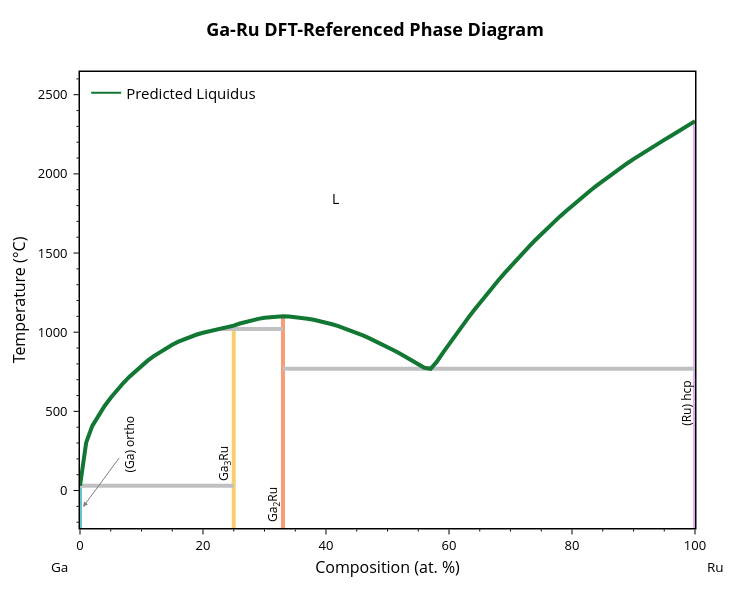
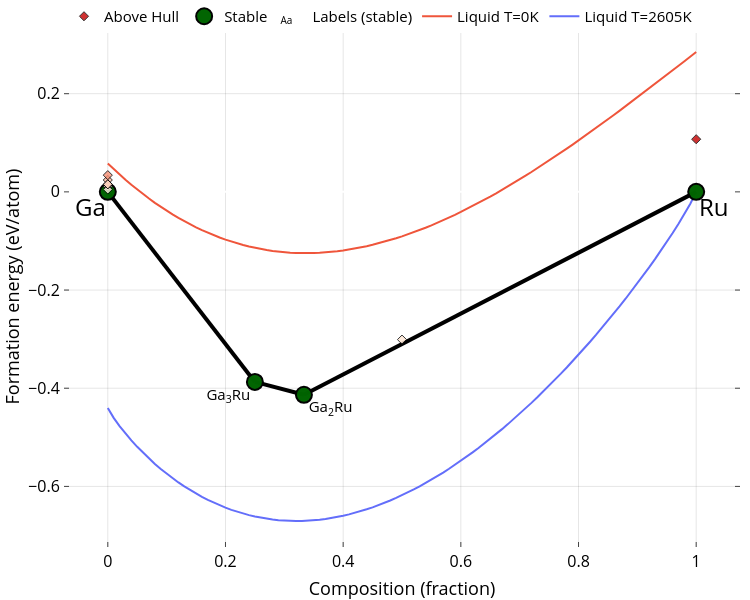

The cell these charts' notebook holds for them, in order:
### Markdown cell above
## 1 - Plot predicted liquidus curve

Use latest ML model ensemble to predict non-ideal mixing parameters for the Ga-Ru system and plot the resulting phase diagram.

### Code cell
from gliquid.binary import BinaryLiquid, BLPlotter

system = "Ga-Ru"
bl = BinaryLiquid.from_cache(system, param_format='comb-exp')

pred_params = runner.predict_system(system) + [0]
bl.update_params(pred_params)
predicted_liquidus_line = [[p[0], p[1]] for p in bl.phases[-1]['points']]  # Keep a copy for later overlay

blp = BLPlotter(bl)
blp.show('pred')   # Predicted phase diagram
blp.show('ch+g')   # DFT convex hull with liquid free-energy overlay

### Figure 1 — Plotly figure (JSON) as saved in the notebook; plotly's stock layout.template omitted (floating-point values rounded to 4 significant figures)
{"data": [{"hovertemplate": "label=alpha-Ga (orthorhombic)<br>x=%{x}<br>t=%{y}<extra></extra>", "legendgroup": "alpha-Ga (orthorhombic)", "line": {"color": "rgb(102, 197, 204)", "dash": "solid", "width": 4}, "marker": {"symbol": "circle"}, "mode": "lines", "name": "alpha-Ga (orthorhombic)", "orientation": "v", "showlegend": false, "type": "scatter", "x": [0, 0], "xaxis": "x", "y": [29.75, -273.1], "yaxis": "y"}, {"hovertemplate": "label=Ga3Ru<br>x=%{x}<br>t=%{y}<extra></extra>", "legendgroup": "Ga3Ru", "line": {"color": "rgb(246, 207, 113)", "dash": "solid", "width": 4}, "marker": {"symbol": "circle"}, "mode": "lines", "name": "Ga3Ru", "orientation": "v", "showlegend": false, "type": "scatter", "x": [25, 25, 25, 25, 25, 25, 25, 25, 25, 25, 25, 25, 25, 25, 25, 25, 25, 25, 25, 25, 25, 25, 25, 25, 25, 25], "xaxis": "x", "y": [29.75, 534.3, 476.3, 302.3, 408.1, 1020.0, 1018.0, 586.3, 849.1, 875.5, 677.3, 633.7, 820.3, 788.8, 1012.0, 921.0, 899.4, 940.3, 717.5, 754.6, 985.4, 972.5, 957.5, 1005.0, 996.3, -273.1], "yaxis": "y"}, {"hovertemplate": "label=Ga2Ru<br>x=%{x}<br>t=%{y}<extra></extra>", "legendgroup": "Ga2Ru", "line": {"color": "rgb(248, 156, 116)", "dash": "solid", "width": 4}, "marker": {"symbol": "circle"}, "mode": "lines", "name": "Ga2Ru", "orientation": "v", "showlegend": false, "type": "scatter", "x": [33, 33, 33, 33, 33, 33, 33, 33, 33, 33, 33, 33, 33, 33, 33, 33, 33, 33, 33, 33, 33, 33, 33, 33, 33, 33, 33, 33, 33, 33, 33, 33, 33, 33, 33, 33, 33], "xaxis": "x", "y": [995.8, 1011.0, 1025.0, 1096.0, 1061.0, 979.8, 962.7, 926.1, 944.8, 843.5, 865.2, 906.5, 886.2, 821.1, 798.3, 768.8, 774.9, 1050.0, 1038.0, 1086.0, 1091.0, 1079.0, 1070.0, 1055.0, 1098.0, 1095.0, 1020.0, 1076.0, 1066.0, 1100.0, 1084.0, 1091.0, 1099.0, 1100.0, 1042.0, 1026.0, -273.1], "yaxis": "y"}, {"hovertemplate": "label=hcp-Ru<br>x=%{x}<br>t=%{y}<extra></extra>", "legendgroup": "hcp-Ru", "line": {"color": "rgb(220, 176, 242)", "dash": "solid", "width": 4}, "marker": {"symbol": "circle"}, "mode": "lines", "name": "hcp-Ru", "orientation": "v", "showlegend": false, "type": "scatter", "x": [100, 100, 100, 100, 100, 100, 100, 100, 100, 100, 100, 100, 100, 100, 100, 100, 100, 100, 100, 100, 100, 100, 100, 100, 100, 100, 100, 100, 100, 100, 100, 100, 100, 100, 100, 100, 100, 100, 100, 100, 100, 100, 100, 100, 100], "xaxis": "x", "y": [2333.0, 2304.0, 2260.0, 2282.0, 2237.0, 1864.0, 1832.0, 2067.0, 979.2, 1581.0, 1458.0, 1326.0, 2093.0, 2119.0, 2168.0, 2144.0, 2191.0, 2215.0, 1694.0, 1799.0, 2013.0, 2040.0, 1895.0, 1926.0, 1985.0, 1956.0, 869.2, 924.8, 812.3, 768.8, 1500.0, 1541.0, 1371.0, 1415.0, 1032.0, 1084.0, 1185.0, 1135.0, 1233.0, 1280.0, 1619.0, 1657.0, 1730.0, 1765.0, -273.1], "yaxis": "y"}, {"hovertemplate": "x=%{x}<br>y=%{y}<extra></extra>", "legendgroup": "", "line": {"color": "Silver", "dash": "solid", "width": 4}, "marker": {"symbol": "circle"}, "mode": "lines", "name": "", "orientation": "v", "showlegend": false, "type": "scatter", "x": [33, 100], "xaxis": "x", "y": [768.8, 768.8], "yaxis": "y"}, {"hovertemplate": "x=%{x}<br>y=%{y}<extra></extra>", "legendgroup": "", "line": {"color": "Silver", "dash": "solid", "width": 4}, "marker": {"symbol": "circle"}, "mode": "lines", "name": "", "orientation": "v", "showlegend": false, "type": "scatter", "x": [23, 33], "xaxis": "x", "y": [1020.0, 1020.0], "yaxis": "y"}, {"hovertemplate": "x=%{x}<br>y=%{y}<extra></extra>", "legendgroup": "", "line": {"color": "Silver", "dash": "solid", "width": 4}, "marker": {"symbol": "circle"}, "mode": "lines", "name": "", "orientation": "v", "showlegend": false, "type": "scatter", "x": [0, 25], "xaxis": "x", "y": [29.75, 29.75], "yaxis": "y"}, {"hovertemplate": "label=L<br>x=%{x}<br>t=%{y}<extra></extra>", "legendgroup": "L", "line": {"color": "#117733", "dash": "solid", "width": 4}, "marker": {"symbol": "circle"}, "mode": "lines", "name": "L", "orientation": "v", "showlegend": false, "type": "scatter", "x": [0, 1, 2, 3, 4, 5, 6, 7.0, 8, 9, 10, 11, 12, 13, 14.0, 15, 16, 17, 18, 19, 20, 21, 22, 23, 24, 25, 26, 27, 28.0, 29.0, 30, 31, 32, 33, 34, 35, 36, 37, 38, 39, 40, 41, 42, 43, 44, 45, 46, 47, 48, 49, 50, 51, 52, 53, 54, 55.0, 56.0, 57.0, 58.0, 59, 60, 61, 62, 63, 64, 65, 66, 67, 68, 69, 70, 71, 72, 73, 74, 75, 76, 77, 78, 79, 80, 81, 82, 83, 84, 85, 86, 87, 88, 89, 90, 91, 92, 93, 94, 95, 96, 97, 98, 99, 100], "xaxis": "x", "y": [29.75, 302.3, 408.1, 476.3, 534.3, 586.3, 633.7, 677.3, 717.5, 754.6, 788.8, 820.3, 849.1, 875.5, 899.4, 921.0, 940.3, 957.5, 972.5, 985.4, 996.3, 1005.0, 1012.0, 1018.0, 1026.0, 1042.0, 1055.0, 1066.0, 1076.0, 1084.0, 1091.0, 1095.0, 1098.0, 1100.0, 1099.0, 1096.0, 1091.0, 1086.0, 1079.0, 1070.0, 1061.0, 1050.0, 1038.0, 1025.0, 1011.0, 995.8, 979.8, 962.7, 944.8, 926.1, 906.5, 886.2, 865.2, 843.5, 821.1, 798.3, 774.9, 768.8, 812.3, 869.2, 924.8, 979.2, 1032.0, 1084.0, 1135.0, 1185.0, 1233.0, 1280.0, 1326.0, 1371.0, 1415.0, 1458.0, 1500.0, 1541.0, 1581.0, 1619.0, 1657.0, 1694.0, 1730.0, 1765.0, 1799.0, 1832.0, 1864.0, 1895.0, 1926.0, 1956.0, 1985.0, 2013.0, 2040.0, 2067.0, 2093.0, 2119.0, 2144.0, 2168.0, 2191.0, 2215.0, 2237.0, 2260.0, 2282.0, 2304.0, 2333.0], "yaxis": "y"}, {"marker": {"color": "#117733"}, "mode": "lines", "name": "Predicted Liquidus", "showlegend": true, "type": "scatter", "x": [null], "y": [null]}], "layout": {"annotations": [{"arrowcolor": "gray", "arrowhead": 2, "arrowwidth": 1, "ax": 46.12, "ay": -62.56, "font": {"color": "black", "size": 12}, "showarrow": true, "text": "(Ga) ortho", "textangle": -90, "x": 0.5, "xanchor": "center", "y": -103.4, "yanchor": "middle"}, {"font": {"color": "black", "size": 12}, "showarrow": false, "text": "(Ru) hcp", "textangle": -90, "x": 98.5, "xanchor": "center", "y": 552.3, "yanchor": "middle"}, {"font": {"color": "black", "size": 12}, "showarrow": false, "text": "Ga<sub>3</sub>Ru", "textangle": -90, "x": 23.5, "xanchor": "center", "y": 171.2, "yanchor": "middle"}, {"font": {"color": "black", "size": 12}, "showarrow": false, "text": "Ga<sub>2</sub>Ru", "textangle": -90, "x": 31.5, "xanchor": "center", "y": -86.55, "yanchor": "middle"}, {"font": {"color": "black", "size": 14}, "showarrow": false, "text": "L", "x": 41.5, "y": 1844.0}, {"font": {"color": "black", "size": 13.5}, "showarrow": false, "text": "Ga", "x": -0.05, "xanchor": "left", "xref": "paper", "y": -0.086, "yanchor": "middle", "yref": "paper"}, {"font": {"color": "black", "size": 13.5}, "showarrow": false, "text": "Ru", "x": 1.05, "xanchor": "right", "xref": "paper", "y": -0.086, "yanchor": "middle", "yref": "paper"}], "font": {"color": "black", "size": 13}, "height": 600, "legend": {"font": {"size": 15}, "x": 0.01, "xanchor": "left", "y": 0.99, "yanchor": "top"}, "margin": {"b": 72, "r": 55, "t": 72}, "plot_bgcolor": "white", "showlegend": true, "title": {"font": {"color": "black", "size": 18}, "text": "<b>Ga-Ru DFT-Referenced Phase Diagram</b>", "x": 0.5, "xanchor": "center", "yanchor": "bottom"}, "width": 750, "xaxis": {"linecolor": "black", "linewidth": 1.5, "minor": {"nticks": 5, "tickcolor": "black", "ticklen": 2, "ticks": "outside", "tickwidth": 1}, "mirror": true, "range": [0, 100], "showline": true, "tickcolor": "black", "tickformat": ".0f", "ticklen": 5, "ticks": "outside", "tickwidth": 1, "title": {"font": {"size": 16}, "standoff": 8, "text": "Composition (at. %)"}}, "yaxis": {"linecolor": "black", "linewidth": 1.5, "minor": {"nticks": 5, "tickcolor": "black", "ticklen": 2, "ticks": "outside", "tickwidth": 1}, "mirror": true, "range": [-236.6, 2643.0], "showline": true, "tickcolor": "black", "ticklen": 5, "ticks": "outside", "ticksuffix": " ", "tickwidth": 1, "title": {"font": {"size": 16}, "standoff": 8, "text": "Temperature (°C)"}}}}

### Figure 2 — Plotly figure (JSON) as saved in the notebook; plotly's stock layout.template omitted (floating-point values rounded to 4 significant figures)
{"data": [{"mode": "lines", "name": "Liquid T=2605K", "type": "scatter", "x": [0, 0.01, 0.02, 0.03, 0.04, 0.05, 0.06, 0.07, 0.08, 0.09, 0.1, 0.11, 0.12, 0.13, 0.14, 0.15, 0.16, 0.17, 0.18, 0.19, 0.2, 0.21, 0.22, 0.23, 0.24, 0.25, 0.26, 0.27, 0.28, 0.29, 0.3, 0.31, 0.32, 0.33, 0.34, 0.35, 0.36, 0.37, 0.38, 0.39, 0.4, 0.41, 0.42, 0.43, 0.44, 0.45, 0.46, 0.47, 0.48, 0.49, 0.5, 0.51, 0.52, 0.53, 0.54, 0.55, 0.56, 0.57, 0.58, 0.59, 0.6, 0.61, 0.62, 0.63, 0.64, 0.65, 0.66, 0.67, 0.68, 0.69, 0.7, 0.71, 0.72, 0.73, 0.74, 0.75, 0.76, 0.77, 0.78, 0.79, 0.8, 0.81, 0.82, 0.83, 0.84, 0.85, 0.86, 0.87, 0.88, 0.89, 0.9, 0.91, 0.92, 0.93, 0.94, 0.95, 0.96, 0.97, 0.98, 0.99, 1], "y": [-0.4401, -0.4603, -0.477, -0.4922, -0.5062, -0.5193, -0.5316, -0.5432, -0.5542, -0.5645, -0.5742, -0.5833, -0.5919, -0.6, -0.6076, -0.6147, -0.6213, -0.6275, -0.6332, -0.6385, -0.6433, -0.6477, -0.6517, -0.6553, -0.6585, -0.6613, -0.6637, -0.6658, -0.6674, -0.6687, -0.6696, -0.6702, -0.6704, -0.6702, -0.6697, -0.6689, -0.6677, -0.6662, -0.6644, -0.6622, -0.6597, -0.6569, -0.6538, -0.6504, -0.6467, -0.6426, -0.6383, -0.6337, -0.6287, -0.6235, -0.618, -0.6122, -0.6062, -0.5998, -0.5932, -0.5863, -0.5792, -0.5718, -0.5641, -0.5561, -0.5479, -0.5394, -0.5307, -0.5217, -0.5125, -0.503, -0.4933, -0.4833, -0.4731, -0.4627, -0.452, -0.441, -0.4298, -0.4184, -0.4067, -0.3948, -0.3827, -0.3703, -0.3577, -0.3448, -0.3317, -0.3183, -0.3047, -0.2909, -0.2768, -0.2624, -0.2478, -0.2329, -0.2177, -0.2022, -0.1864, -0.1703, -0.1538, -0.137, -0.1197, -0.102, -0.08379, -0.06489, -0.04515, -0.02417, -3.771e-17]}, {"mode": "lines", "name": "Liquid T=0K", "type": "scatter", "x": [0, 0.01, 0.02, 0.03, 0.04, 0.05, 0.06, 0.07, 0.08, 0.09, 0.1, 0.11, 0.12, 0.13, 0.14, 0.15, 0.16, 0.17, 0.18, 0.19, 0.2, 0.21, 0.22, 0.23, 0.24, 0.25, 0.26, 0.27, 0.28, 0.29, 0.3, 0.31, 0.32, 0.33, 0.34, 0.35, 0.36, 0.37, 0.38, 0.39, 0.4, 0.41, 0.42, 0.43, 0.44, 0.45, 0.46, 0.47, 0.48, 0.49, 0.5, 0.51, 0.52, 0.53, 0.54, 0.55, 0.56, 0.57, 0.58, 0.59, 0.6, 0.61, 0.62, 0.63, 0.64, 0.65, 0.66, 0.67, 0.68, 0.69, 0.7, 0.71, 0.72, 0.73, 0.74, 0.75, 0.76, 0.77, 0.78, 0.79, 0.8, 0.81, 0.82, 0.83, 0.84, 0.85, 0.86, 0.87, 0.88, 0.89, 0.9, 0.91, 0.92, 0.93, 0.94, 0.95, 0.96, 0.97, 0.98, 0.99, 1], "y": [0.05788, 0.04645, 0.03543, 0.02482, 0.01461, 0.004794, -0.004624, -0.01365, -0.02229, -0.03055, -0.03843, -0.04593, -0.05307, -0.05984, -0.06624, -0.07229, -0.07799, -0.08333, -0.08833, -0.09299, -0.09731, -0.1013, -0.105, -0.1083, -0.1113, -0.114, -0.1164, -0.1185, -0.1202, -0.1217, -0.1229, -0.1238, -0.1244, -0.1247, -0.1247, -0.1245, -0.124, -0.1232, -0.1221, -0.1208, -0.1193, -0.1175, -0.1154, -0.1131, -0.1106, -0.1078, -0.1048, -0.1016, -0.09815, -0.09448, -0.0906, -0.08652, -0.08222, -0.07773, -0.07303, -0.06815, -0.06307, -0.05781, -0.05237, -0.04676, -0.04097, -0.03501, -0.02889, -0.0226, -0.01616, -0.009574, -0.002836, 0.004046, 0.01107, 0.01822, 0.02551, 0.03293, 0.04047, 0.04812, 0.0559, 0.06378, 0.07177, 0.07986, 0.08805, 0.09634, 0.1047, 0.1132, 0.1217, 0.1303, 0.139, 0.1478, 0.1566, 0.1655, 0.1745, 0.1835, 0.1925, 0.2016, 0.2108, 0.2199, 0.2291, 0.2384, 0.2476, 0.2569, 0.2662, 0.2755, 0.2848]}, {"hoverinfo": "none", "line": {"color": "black", "width": 4}, "mode": "lines", "showlegend": false, "type": "scatter", "x": [0.25, 0, null, 0.3333, 0.25, null, 0.3333, 1, null], "y": [-0.3871, 0, null, -0.4134, -0.3871, null, -0.4134, 0, null]}, {"hoverinfo": "skip", "mode": "text", "name": "Labels (stable)", "opacity": 1, "showlegend": true, "text": ["Ga<sub>3</sub>Ru", "Ga<sub>2</sub>Ru"], "textposition": ["bottom left", "bottom right"], "type": "scatter", "visible": true, "x": [0.242, 0.3413], "y": [-0.4001, -0.4264]}, {"error_y": {"array": [0, 0, 0, 0], "color": "gray", "thickness": 2.5, "type": "data", "width": 5}, "hoverinfo": "text", "hoverlabel": {"font": {"size": 14}}, "hovertext": ["Ga<sub>3</sub>Ru (mp-672204-GGA) <br>  Formation energy: -0.387 eV/atom <br>  (Stable)", "Ga (mp-142-GGA) <br>  Formation energy: 0.0 eV/atom <br>  (Stable)", "Ga<sub>2</sub>Ru (mp-1072429-GGA) <br>  Formation energy: -0.413 eV/atom <br>  (Stable)", "Ru (mp-33-GGA) <br>  Formation energy: 0.0 eV/atom <br>  (Stable)"], "marker": {"color": "darkgreen", "line": {"color": "black", "width": 2}, "size": 16}, "mode": "markers", "name": "Stable", "opacity": 0.99, "showlegend": true, "type": "scatter", "x": [0.25, 0, 0.3333, 1], "y": [-0.3871, 0, -0.4134, 0]}, {"hoverinfo": "text", "hoverlabel": {"font": {"size": 14}}, "hovertext": ["Ru (mp-8639-GGA) <br>  Formation energy: 0.107 eV/atom <br>  Energy Above Hull: (+0.107 eV/atom)", "Ga (mp-140-GGA) <br>  Formation energy: 0.024 eV/atom <br>  Energy Above Hull: (+0.024 eV/atom)", "Ga (mp-569007-GGA) <br>  Formation energy: 0.034 eV/atom <br>  Energy Above Hull: (+0.034 eV/atom)", "Ga (mp-569423-GGA) <br>  Formation energy: 0.011 eV/atom <br>  Energy Above Hull: (+0.011 eV/atom)", "Ga (mp-567540-GGA) <br>  Formation energy: 0.012 eV/atom <br>  Energy Above Hull: (+0.012 eV/atom)", "Ga (mp-1067880-GGA) <br>  Formation energy: 0.005 eV/atom <br>  Energy Above Hull: (+0.005 eV/atom)", "Ga (mp-10021-GGA) <br>  Formation energy: 0.015 eV/atom <br>  Energy Above Hull: (+0.015 eV/atom)", "Ga (mp-1007857-GGA) <br>  Formation energy: 0.015 eV/atom <br>  Energy Above Hull: (+0.015 eV/atom)", "GaRu (mp-22320-GGA) <br>  Formation energy: -0.301 eV/atom <br>  Energy Above Hull: (+0.009 eV/atom)"], "marker": {"color": [0.107, 0.024, 0.034, 0.011, 0.012, 0.005, 0.015, 0.015, 0.009], "colorscale": [[0, "#fff5e3"], [0.5, "#f24324"], [1, "#c40000"]], "line": {"color": "black", "width": 1}, "opacity": 0.8, "size": 7, "symbol": "diamond"}, "mode": "markers", "name": "Above Hull", "showlegend": true, "type": "scatter", "x": [1, 0, 0, 0, 0, 0, 0, 0, 0.5], "y": [0.1073, 0.02417, 0.03406, 0.01134, 0.01168, 0.004823, 0.01527, 0.01539, -0.301]}], "layout": {"annotations": [{"align": "center", "font": {"color": "#000000", "size": 24}, "opacity": 1, "showarrow": false, "text": "Ga", "x": -0.03, "xref": "x", "y": -0.03, "yref": "y"}, {"align": "center", "font": {"color": "#000000", "size": 24}, "opacity": 1, "showarrow": false, "text": "Ru", "x": 1.03, "xref": "x", "y": -0.03, "yref": "y"}], "autosize": true, "coloraxis": {"colorbar": {"x": 1, "y": 0.05, "yanchor": "top"}}, "font": {"color": "black", "size": 15}, "height": 600, "hovermode": "closest", "legend": {"orientation": "h", "tracegroupgap": 7, "traceorder": "reversed", "x": 0, "xanchor": "left", "y": 1.05}, "margin": {"b": 10, "l": 10, "pad": 0, "r": 10, "t": 0}, "paper_bgcolor": "white", "plot_bgcolor": "white", "showlegend": true, "width": 750, "xaxis": {"anchor": "y", "gridcolor": "rgba(0,0,0,0.1)", "mirror": "ticks", "nticks": 8, "showgrid": true, "showline": true, "side": "bottom", "tickfont": {"color": "black", "size": 16}, "ticks": "inside", "title": {"font": {"color": "#000000", "size": 18}, "text": "Composition (fraction)"}, "type": "linear", "zeroline": false}, "yaxis": {"anchor": "x", "gridcolor": "rgba(0,0,0,0.1)", "mirror": "ticks", "showgrid": true, "showline": true, "side": "left", "tickfont": {"color": "black", "size": 16}, "ticks": "inside", "title": {"font": {"color": "#000000", "size": 18}, "text": "Formation energy (eV/atom)"}, "type": "linear"}}}
